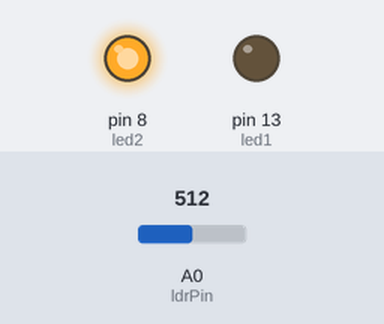
A sketch run on a simulated Arduino Uno, built with avr-gcc and run on an emulated ATmega328P. On the bench: output pins drawn as LEDs (lit = HIGH). The test bench sets the inputs (shaded band); at power-on: A0 (ldrPin) = 512.

Above: at 1.2 s.
1.3 s: A0 (ldrPin) set to 107
2.8 s: A0 (ldrPin) set to 95
At 3.2 s:
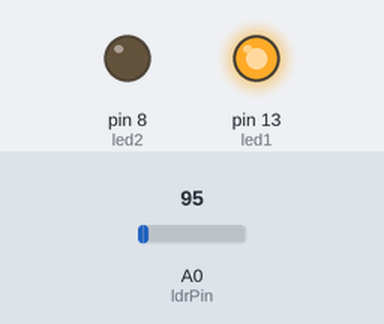
4.3 s: A0 (ldrPin) set to 122
At 5.5 s:
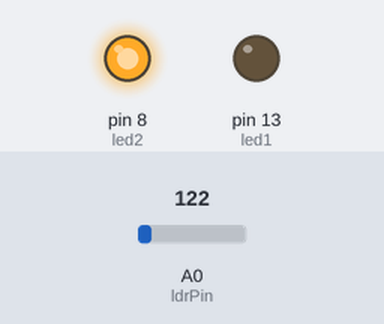
5.8 s: A0 (ldrPin) set to 90
At 6.7 s:
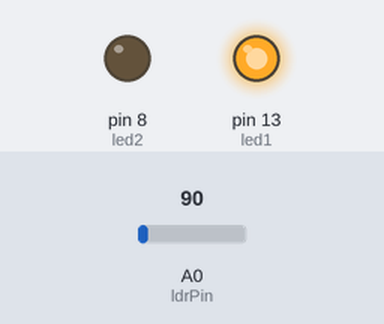
Timing chart, 0 to 8.3 s (numbered marks = the images above; inputs shaded):
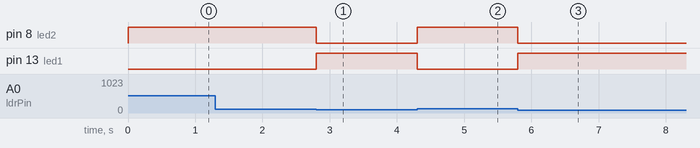

The sketch:

LDR_Control.ino
```cpp
const int led1 = 13;
const int led2 = 8;
const int ldrPin = A0;


void setup() {


  pinMode(led1, OUTPUT);  //initialize the LED pin as an output
   pinMode(led2, OUTPUT);  //initialize the LED pin as an output
  pinMode(ldrPin, INPUT);   //initialize the LDR pin as an input
}

void loop() {

  int ldrStatus = analogRead(ldrPin);


   if (ldrStatus <=100) {

    digitalWrite(led1, HIGH);   //turn LED on
   }
  else {
    digitalWrite(led1, LOW);    //turn LED off
  }

  if (ldrStatus <=100) {

    digitalWrite(led2, LOW);               //turn LED off
   }
  else {
    digitalWrite(led2, HIGH);          //turn LED on
  }
}
```

Measured:
- the behaviour switches between 101 and 100 on A0 (ldrPin) (found by bisection; images 0 and 1)
- after the input at 1.3 s, every drawn part: stays the same
- after the input at 2.8 s, pin 8 (led2): HIGH → LOW at once; pin 13 (led1): LOW → HIGH at once
- after the input at 4.3 s, pin 8 (led2): LOW → HIGH at once; pin 13 (led1): HIGH → LOW at once
- after the input at 5.8 s, pin 8 (led2): HIGH → LOW at once; pin 13 (led1): LOW → HIGH at once
